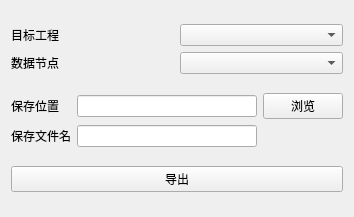
<?xml version="1.0" encoding="UTF-8"?>
<ui version="4.0">
 <class>Export_KML</class>
 <widget class="QWidget" name="Export_KML">
  <property name="geometry">
   <rect>
    <x>0</x>
    <y>0</y>
    <width>354</width>
    <height>217</height>
   </rect>
  </property>
  <property name="windowTitle">
   <string>导出到Google Earth</string>
  </property>
  <property name="windowIcon">
   <iconset resource="../QtWidgetsApplication3.qrc">
    <normaloff>:/QtWidgetsApplication3/bin/icon/GoogleEarth.png</normaloff>:/QtWidgetsApplication3/bin/icon/GoogleEarth.png</iconset>
  </property>
  <layout class="QVBoxLayout" name="verticalLayout">
   <item>
    <layout class="QGridLayout" name="gridLayout_2">
     <item row="0" column="0">
      <widget class="QLabel" name="label">
       <property name="text">
        <string>目标工程</string>
       </property>
      </widget>
     </item>
     <item row="0" column="1">
      <widget class="QComboBox" name="comboBox"/>
     </item>
     <item row="1" column="0">
      <widget class="QLabel" name="label_2">
       <property name="text">
        <string>数据节点</string>
       </property>
      </widget>
     </item>
     <item row="1" column="1">
      <widget class="QComboBox" name="comboBox_2"/>
     </item>
    </layout>
   </item>
   <item>
    <layout class="QGridLayout" name="gridLayout">
     <item row="1" column="0">
      <widget class="QLabel" name="label_4">
       <property name="text">
        <string>保存文件名</string>
       </property>
      </widget>
     </item>
     <item row="0" column="1">
      <widget class="QLineEdit" name="File_path"/>
     </item>
     <item row="0" column="0">
      <widget class="QLabel" name="label_3">
       <property name="text">
        <string>保存位置</string>
       </property>
      </widget>
     </item>
     <item row="1" column="1">
      <widget class="QLineEdit" name="File_name"/>
     </item>
     <item row="0" column="2">
      <widget class="QPushButton" name="Browse">
       <property name="text">
        <string>浏览</string>
       </property>
      </widget>
     </item>
    </layout>
   </item>
   <item>
    <widget class="QPushButton" name="Export">
     <property name="text">
      <string>导出</string>
     </property>
    </widget>
   </item>
  </layout>
 </widget>
 <resources>
  <include location="../QtWidgetsApplication3.qrc"/>
 </resources>
 <connections/>
</ui>
